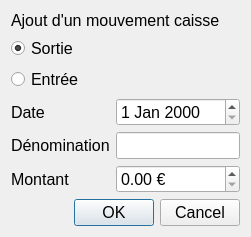
<?xml version="1.0" encoding="UTF-8"?>
<ui version="4.0">
 <class>WindowACaisse</class>
 <widget class="QDialog" name="WindowACaisse">
  <property name="geometry">
   <rect>
    <x>0</x>
    <y>0</y>
    <width>251</width>
    <height>225</height>
   </rect>
  </property>
  <property name="font">
   <font>
    <pointsize>12</pointsize>
   </font>
  </property>
  <property name="windowTitle">
   <string>Dialog</string>
  </property>
  <layout class="QVBoxLayout" name="verticalLayout">
   <item>
    <layout class="QVBoxLayout" name="verticalLayout_3">
     <item>
      <widget class="QLabel" name="label">
       <property name="text">
        <string>Ajout d'un mouvement caisse</string>
       </property>
      </widget>
     </item>
     <item>
      <widget class="QRadioButton" name="radioButton_2">
       <property name="text">
        <string>Sortie</string>
       </property>
       <property name="checked">
        <bool>true</bool>
       </property>
      </widget>
     </item>
     <item>
      <widget class="QRadioButton" name="radioButton">
       <property name="text">
        <string>Entrée</string>
       </property>
       <property name="checked">
        <bool>false</bool>
       </property>
      </widget>
     </item>
    </layout>
   </item>
   <item>
    <layout class="QFormLayout" name="formLayout">
     <property name="fieldGrowthPolicy">
      <enum>QFormLayout::AllNonFixedFieldsGrow</enum>
     </property>
     <item row="1" column="0">
      <widget class="QLabel" name="dNominationLabel">
       <property name="font">
        <font>
         <pointsize>12</pointsize>
        </font>
       </property>
       <property name="text">
        <string>Dénomination</string>
       </property>
      </widget>
     </item>
     <item row="1" column="1">
      <widget class="QLineEdit" name="dNominationLineEdit">
       <property name="maxLength">
        <number>45</number>
       </property>
      </widget>
     </item>
     <item row="2" column="0">
      <widget class="QLabel" name="montantLabel">
       <property name="text">
        <string>Montant</string>
       </property>
      </widget>
     </item>
     <item row="2" column="1">
      <widget class="QDoubleSpinBox" name="montantDoubleSpinBox">
       <property name="suffix">
        <string> €</string>
       </property>
       <property name="maximum">
        <double>1000000.000000000000000</double>
       </property>
      </widget>
     </item>
     <item row="0" column="0">
      <widget class="QLabel" name="dateLabel">
       <property name="text">
        <string>Date</string>
       </property>
      </widget>
     </item>
     <item row="0" column="1">
      <widget class="QDateEdit" name="dateDateEdit"/>
     </item>
    </layout>
   </item>
   <item>
    <widget class="QDialogButtonBox" name="buttonBox">
     <property name="standardButtons">
      <set>QDialogButtonBox::Cancel|QDialogButtonBox::Ok</set>
     </property>
    </widget>
   </item>
  </layout>
 </widget>
 <tabstops>
  <tabstop>radioButton_2</tabstop>
  <tabstop>radioButton</tabstop>
  <tabstop>dateDateEdit</tabstop>
  <tabstop>dNominationLineEdit</tabstop>
  <tabstop>montantDoubleSpinBox</tabstop>
  <tabstop>buttonBox</tabstop>
 </tabstops>
 <resources/>
 <connections>
  <connection>
   <sender>buttonBox</sender>
   <signal>accepted()</signal>
   <receiver>WindowACaisse</receiver>
   <slot>accept()</slot>
   <hints>
    <hint type="sourcelabel">
     <x>125</x>
     <y>202</y>
    </hint>
    <hint type="destinationlabel">
     <x>125</x>
     <y>112</y>
    </hint>
   </hints>
  </connection>
  <connection>
   <sender>buttonBox</sender>
   <signal>rejected()</signal>
   <receiver>WindowACaisse</receiver>
   <slot>reject()</slot>
   <hints>
    <hint type="sourcelabel">
     <x>125</x>
     <y>202</y>
    </hint>
    <hint type="destinationlabel">
     <x>125</x>
     <y>112</y>
    </hint>
   </hints>
  </connection>
 </connections>
</ui>
